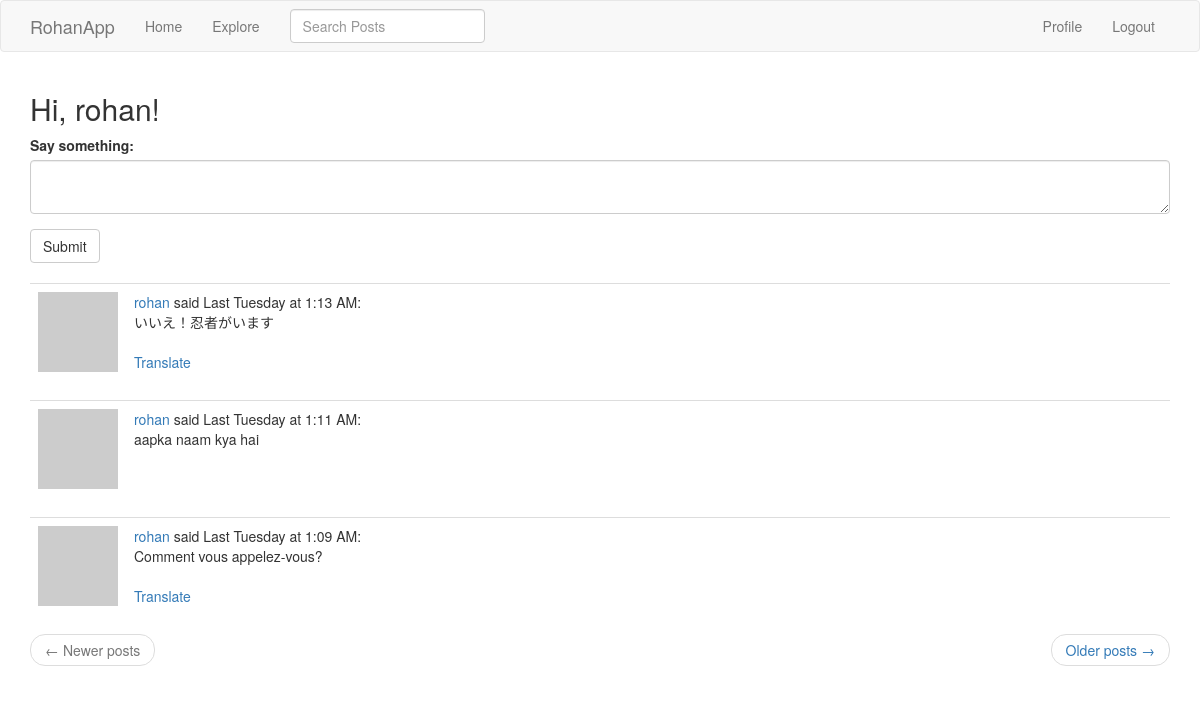
Screenshot of /index (signed in) with the database file from the repository.
### app/models.py (models this page shows, shortened)
class User(UserMixin, db.Model):
    id = db.Column(db.Integer, primary_key=True)
    username = db.Column(db.String(64), index=True, unique=True)
    email = db.Column(db.String(120), index=True, unique=True)
    password_hash = db.Column(db.String(128))
    posts = db.relationship('Post', backref='author', lazy='dynamic') # u.posts, p.author(s)
    about_me = db.Column(db.String(140))
    last_seen = db.Column(db.DateTime, default=datetime.utcnow)
    followed = db.relationship('User', secondary=followers,
        primaryjoin=(followers.c.follower_id == id), # LEFT # why isn't it just followers.follower_id ?
        secondaryjoin=(followers.c.followed_id == id), # RIGHT
        backref=db.backref('followers', lazy='dynamic'), lazy='dynamic')
    def avatar(self, size):
        digest = md5(self.email.lower().encode('utf-8')).hexdigest() # .encode('utf-8') converts email string to bytes
        return 'https://www.gravatar.com/avatar/{}?d=identicon&s={}'.format(digest, size)
    def followed_posts(self):
        followed = Post.query.join(
            followers, (followers.c.followed_id == Post.user_id)).filter(
                followers.c.follower_id == self.id)
        own = Post.query.filter_by(user_id = self.id) # it's not filter(Post.user_id == self.id)
        return followed.union(own).order_by(Post.timestamp.desc())

class SearchableMixin(object):
    @classmethod
    def before_commit(cls, session):
        session._changes = {
            'add': [obj for obj in session.new if isinstance(obj, cls)],
            'update': [obj for obj in session.dirty if isinstance(obj, cls)], # there is no db.session.update()
            'delete': [obj for obj in session.deleted if isinstance(obj, cls)]
        }
    @classmethod
    def after_commit(cls, session):
        for obj in session._changes['add']:
            add_to_index(cls.__tablename__, obj)
        for obj in session._changes['update']: # modified post overwrites original post in Elasticsearch db
            add_to_index(cls.__tablename__, obj)
        for obj in session._changes['delete']:
            remove_from_index(cls.__tablename__, obj)
        session._changes = None # resets the dictionary - which survived the commit - to None

class Post(SearchableMixin, db.Model):
    __searchable__ = ['body']
    id = db.Column(db.Integer, primary_key=True)
    body = db.Column(db.String(140))
    timestamp = db.Column(db.DateTime, index=True, default=datetime.utcnow) # datetime.utcnow, NOT datetime.utcnow()
    user_id = db.Column(db.Integer, db.ForeignKey('user.id'))
    language = db.Column(db.String(5))

### app/main/routes.py (the view, shortened to what this page needs)
@bp.route('/', methods = ['GET', 'POST'])
@bp.route('/index', methods = ['GET', 'POST'])
@login_required # built-in flash message: "Please log in to access this page."
def index():
    form = PostForm()
    page = request.args.get('page', 1, type=int)
    posts = current_user.followed_posts().paginate(
        page, current_app.config['POSTS_PER_PAGE'], False)
    next_url = url_for('main.index', page=posts.next_num) if posts.has_next else None
    prev_url = url_for('main.index', page=posts.prev_num) if posts.has_prev else None
    return render_template('index.html', title = 'Home', posts = posts.items, form = form,
                            next_url = next_url, prev_url = prev_url)

### app/main/forms.py
class SearchForm(FlaskForm):
    q = StringField('Search Posts', validators=[DataRequired()])
    def __init__(self, *args, **kwargs):
        if 'formdata' not in kwargs:
            kwargs['formdata'] = request.args # default is request.form
        if 'csrf_enabled' not in kwargs:
            kwargs['csrf_enabled'] = False # also, not putting form.hidden_tag() in the template
        super(SearchForm, self).__init__(*args, **kwargs)

class PostForm(FlaskForm):
    post = TextAreaField('Say something:', validators=[DataRequired(), Length(min=1, max=140)])
    submit = SubmitField('Submit')

### app/main/routes.py (called while the page is built)
@bp.before_app_request # executed just before any view function
def before_request():
    if current_user.is_authenticated:
        current_user.last_seen = datetime.utcnow() # .strftime('%m/%d/%Y %I:%M:%S %p')
        db.session.commit()
        g.search_form = SearchForm()
    g.locale = str(get_locale())

### app/models.py (called while the page is built)
@login.user_loader
def load_user(id):
    return User.query.get(int(id))

### app/templates/index.html
{% extends "base.html" %}
{% import 'bootstrap/wtf.html' as wtf %}
{% block app_content %}
    <h2>Hi, {{ current_user.username }}!</h2>
    {% if form %}
    {{ wtf.quick_form(form) }}
    <br>
    {% endif %}
    {% for post in posts %}
        {% include '_post.html' %}
    {% endfor %}
    <nav aria-label="...">
        <ul class="pager">
            <li class="previous{% if not prev_url %} disabled{% endif %}">
                <a href="{{ prev_url or '#' }}">
                    <span aria-hidden="true">&larr;</span> Newer posts
                </a>
            </li>
            <li class="next{% if not next_url %} disabled{% endif %}">
                <a href="{{ next_url or '#' }}">
                    Older posts <span aria-hidden="true">&rarr;</span>
                </a>
            </li>
        </ul>
    </nav>
{% endblock %}

### app/templates/_post.html
<table class="table table-hover">
    <tr>
        <td width="70px">
            <a href="{{ url_for('main.user', username=post.author.username) }}">
                <img src="{{ post.author.avatar(70) }}" />
            </a>
        </td>
        <td>
            <a href="{{ url_for('main.user', username=post.author.username) }}">{{ post.author.username }}</a>
            said {{ moment(post.timestamp).calendar() }}:
            <br>
            <span id="post{{ post.id }}">{{ post.body }}</span>
            {% if post.language and post.language != g.locale %}
            <br><br>
            <span id="translation{{ post.id }}">
                <a href="javascript:translate(
                    '#post{{ post.id }}',
                    '#translation{{ post.id }}',
                    '{{ post.language }}',
                    '{{ g.locale }}');">Translate</a>
            </span>
            {% endif %}
        </td>
    </tr>
</table>

### rows the page displays
User: username "rohan"
Post: author.username "rohan", timestamp "Last Tuesday at 1:13 AM", body "いいえ！忍者がいます"
Post: author.username "rohan", timestamp "Last Tuesday at 1:11 AM", body "aapka naam kya hai"
Post: author.username "rohan", timestamp "Last Tuesday at 1:09 AM", body "Comment vous appelez-vous?"
